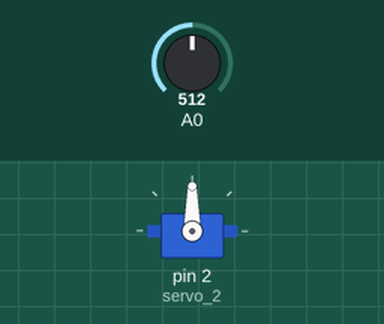
Bench run of a sketch on a simulated Arduino Uno, built with avr-gcc and run on an emulated ATmega328P. Parts: servo. Inputs (shaded band) come from the test bench; at power-on: A0 = 512.

Above: at 1.2 s.
1.3 s: A0 set to 716
At 1.7 s:
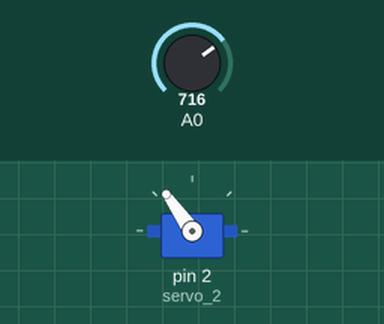
2.8 s: A0 set to 900
At 3.8 s:
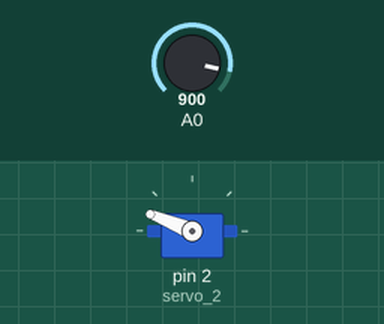
4.3 s: A0 set to 1023
At 5.1 s:
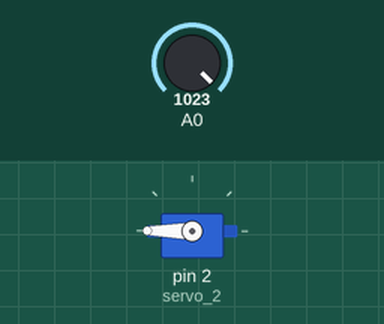
5.8 s: A0 set to 306
At 7.0 s:
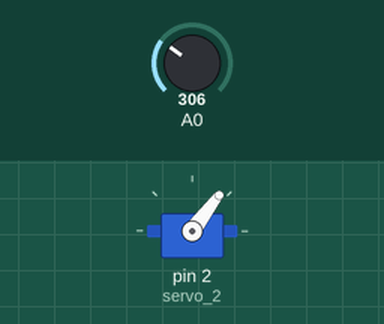
7.3 s: A0 set to 122
At 8.5 s:
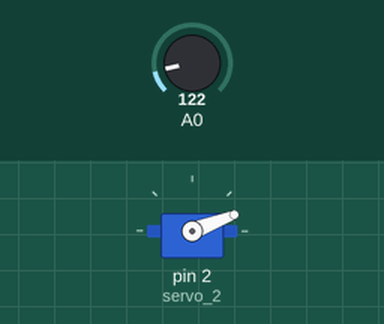
Timing chart, 0 to 9.8 s (numbered marks = the images above; inputs shaded):
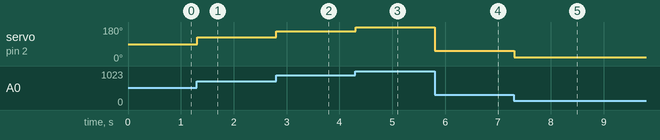

The sketch:

servoMotor.ino
```cpp
#include <Servo.h>

Servo servo_2;

void setup()
{
  pinMode(A0, INPUT);
  servo_2.attach(2, 500, 2500);
}

void loop()
{
  servo_2.write(map(analogRead(A0), 0, 1023, 0, 180));
  delay(10);
}
```

Measured:
- after the input at 1.3 s, servo on pin 2 (servo_2): 90° → 125° at once
- after the input at 2.8 s, servo on pin 2 (servo_2): 125° → 158° at once
- after the input at 4.3 s, servo on pin 2 (servo_2): 158° → 180° at once
- after the input at 5.8 s, servo on pin 2 (servo_2): 180° → 53° at once
- after the input at 7.3 s, servo on pin 2 (servo_2): 53° → 21° at once
